Frame 1 (no input): blank canvas, image omitted
Frame 60 (no input): blank canvas, image omitted
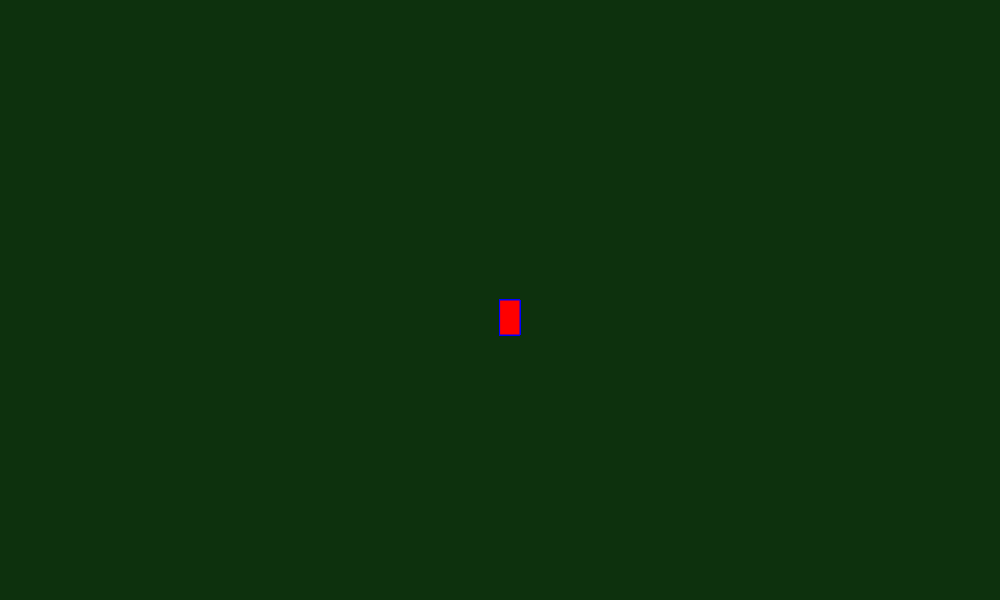
Frame 120 (the mouse pressed at the canvas centre since frame 60)

The p5.js sketch whose frames 1 and 60 were blank and that drew this single picture after the mouse press (run headless with seeded random() and noise() and a simulated clock; from frame 60 on, the mouse is pressed at the canvas centre):

// p5.js sketch
// ── sketch.js
function setup() {
    createCanvas(1000, 600);
      background("rgb(13,49,13)");
  }
  
  function draw() {
  
      stroke("blue")
      fill("red") 
    if(mouseIsPressed){
  
  rect(mouseX, mouseY, 20, 35);
  
  }
  }
